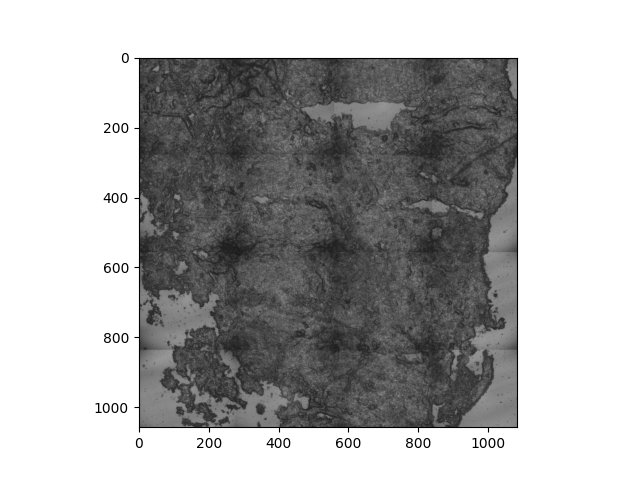
#> input picture Leap1_1.png, 640 x 480 px
$ python -i extract_fibre_skeleton.py   (imports and definitions only)
#> lines starting #> are read from the running program, lines starting #| are printed output that depends on the picture; after the words box and inside, x2 and y2 are one past the last pixel; in counts of white or black regions, pixels touching at a corner belong together
#> further down, picture is the input picture: shape (480, 640); min 0, max 255, mean 174.4
#!/usr/bin/env python
"""Fine-grained collagen fibre point-cloud extraction for topological analysis.

Context: `results_analysis/collagen/fiber_segmentation.ipynb` (ark-analysis
fiber_segmentation, Frangi filter + watershed) produces `fiber_object_table.csv`
with only ~2-180 (median 61) fused "fibre" objects per ROI -- each one an
ellipse fit to a merged blob of collagen signal, not an individual strand.
That's too coarse for network-topology TDA (persistent homology on the actual
fibre mesh: crossings, loops, branch structure).

This script instead re-segments the raw collagen channel per FOV with a
simpler, higher-resolution pipeline matching what Fig 6 describes (Otsu
threshold + edge/ridge extraction), then skeletonizes the mask to a 1px-wide
centerline and labels connected skeleton components as individual strands.
Output is one point per skeleton pixel (with a strand id), which is orders of
magnitude denser than the object table and preserves the mesh's branch/loop
topology.

Usage:
    python extract_fibre_skeleton.py \
        --img-root /mnt/data/Delta_Tissue/IMC/Img_Denoised/contrast_adj \
        --channel Collage-Type_I \
        --out-dir ./fibre_skeletons

Output: one CSV per FOV at <out-dir>/<fov>_fibre_skeleton.csv with columns
    fov, x, y, strand_id
(x = column/centroid-1, y = row/centroid-0, matching the convention used in
tda_pilot/adapter.py for cell point clouds -- 1px = 1um for Hyperion IMC).

With --save-mask, also writes <out-dir>/<fov>_fibre_mask.tiff: the binary
(pre-skeletonization) mask as a zlib-compressed uint8 TIFF.
"""

import argparse
from pathlib import Path

import numpy as np
import pandas as pd
import tifffile
from scipy import ndimage as ndi
from skimage.filters import threshold_otsu
from skimage.measure import label
from skimage.morphology import remove_small_objects, skeletonize


def segment_fov(
    img: np.ndarray, min_object_size: int = 20, gaussian_sigma: float = 0.0
) -> tuple[np.ndarray, np.ndarray]:
    """Otsu-threshold + skeletonize a single-channel collagen image.

    Args:
        img: raw single-channel intensity image (e.g. Collage-Type_I.tiff)
        min_object_size: prune connected components smaller than this many
            pixels before skeletonizing, to avoid speckle noise producing
            spurious isolated skeleton points
        gaussian_sigma: optional light blur before thresholding (0 = off).
            IMC data is often already denoised upstream (Img_Denoised); only
            add blur here if the raw mask looks speckled.

    Returns:
        (skeleton, mask): boolean skeleton and boolean binary mask, both the
        same shape as img.
    """
#> called with min_object_size = 20, gaussian_sigma = 0
    work = img.astype(float)
    if gaussian_sigma > 0:
        work = ndi.gaussian_filter(work, sigma=gaussian_sigma)

    mask = work > threshold_otsu(work)
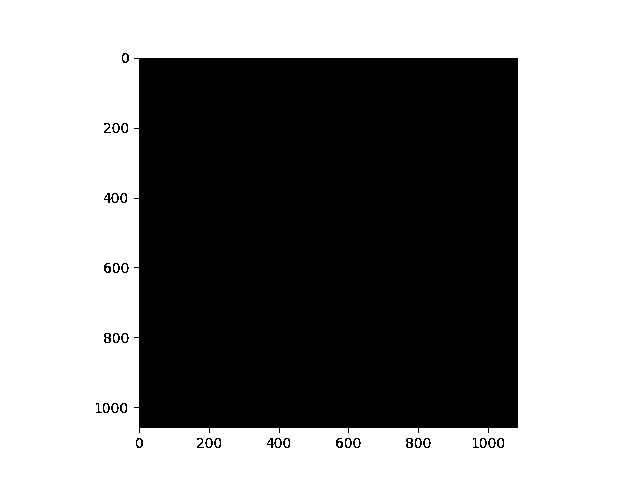
#> mask: shape (480, 640) bool; 54% white; 33 black regions (2 under 20 px), largest, box (x1, y1, x2, y2) and area: (134, 58, 518, 433) 140290, (104, 193, 119, 203) 66, (267, 438, 282, 448) 66
    mask = remove_small_objects(mask, min_size=min_object_size)
#> mask: shape (480, 640) bool; 53.9% white; 33 black regions (2 under 20 px), largest, box (x1, y1, x2, y2) and area: (134, 58, 518, 433) 140290, (104, 193, 119, 203) 73, (267, 438, 282, 448) 73
    return skeletonize(mask), mask


# [69 lines left out: functions skeleton_to_points, main, not called in this run]


# [2 lines not run here, left out]

>>> import cv2
>>> picture = cv2.imread('../Leap1_1.png', cv2.IMREAD_GRAYSCALE)
>>> result = segment_fov(picture)

$ run again, on cd45.png
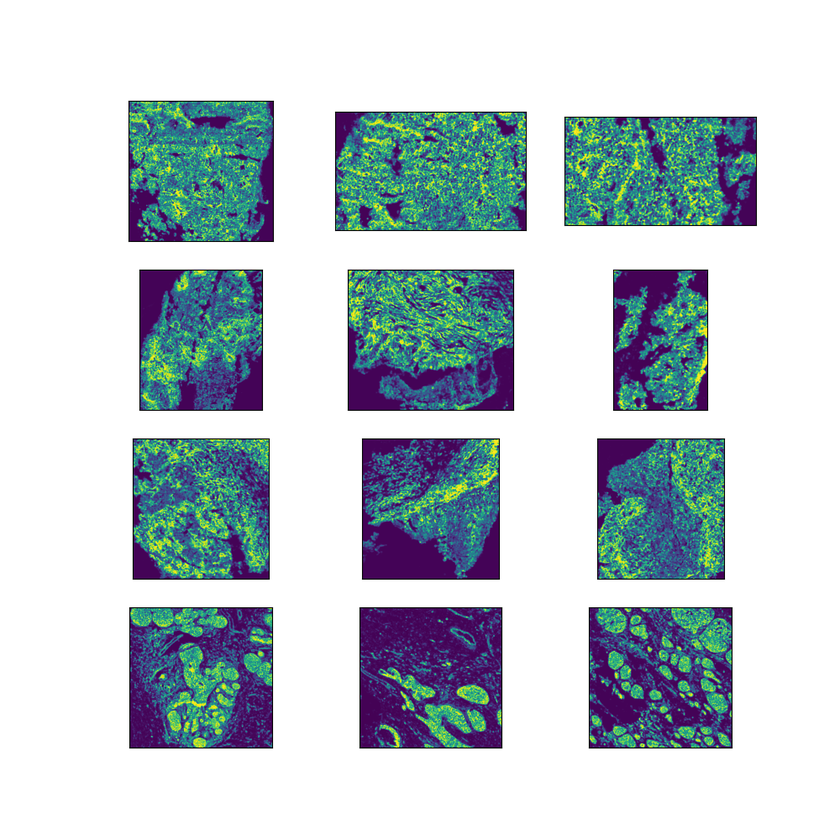
#> input picture cd45.png, 840 x 840 px, shrunk from 1000 x 1000 before the run
#> in segment_fov, `mask = work > threshold_otsu(work)`:
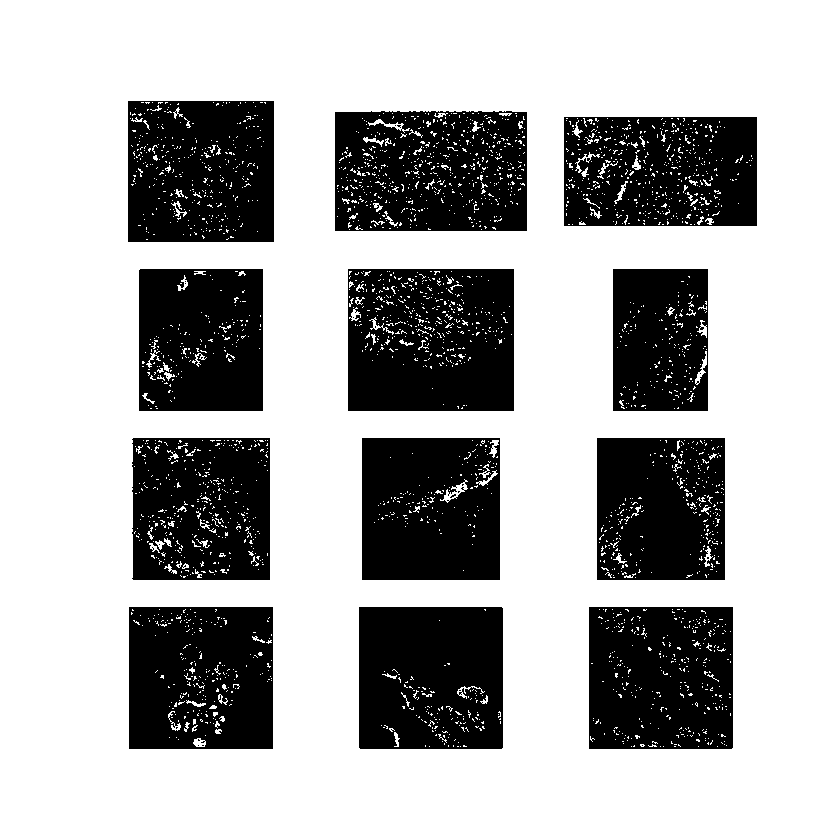
#> mask: shape (840, 840) bool; 68.3% white; 36 black regions (24 under 20 px), largest, box (x1, y1, x2, y2) and area: (348, 269, 514, 411) 22107, (335, 111, 527, 231) 20759, (359, 607, 503, 749) 19795
#> in segment_fov, `mask = remove_small_objects(mask, min_size=min_object_size)`:
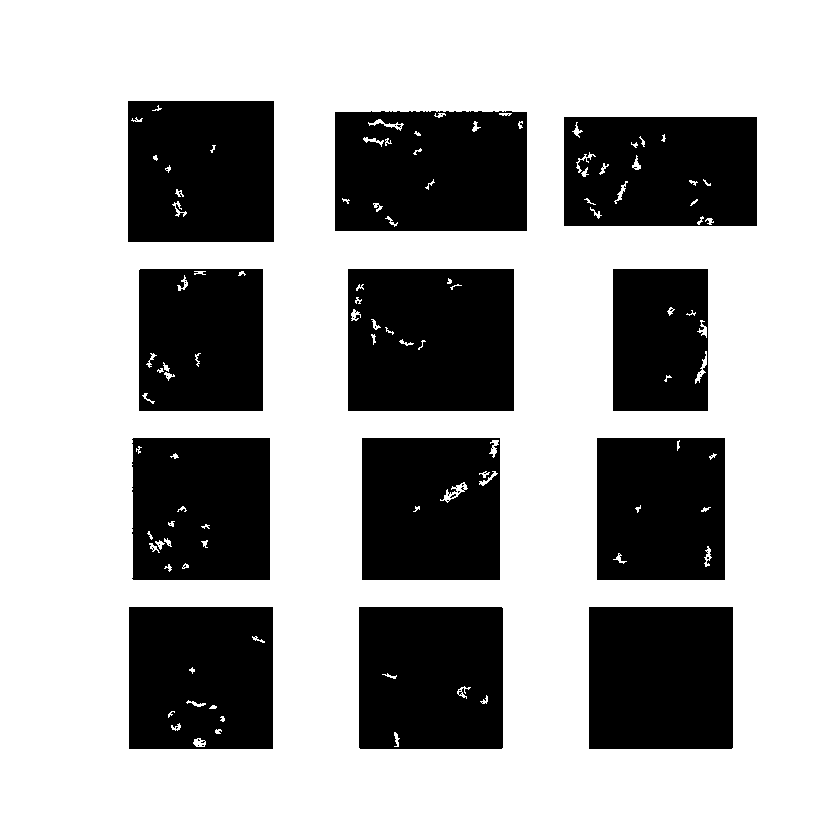
#> mask: shape (840, 840) bool; 66.8% white; 33 black regions (21 under 20 px), largest, box (x1, y1, x2, y2) and area: (348, 269, 514, 411) 23260, (335, 111, 527, 231) 22367, (589, 607, 733, 749) 20447

$ run again, on co_occurrence_End_Fib.png
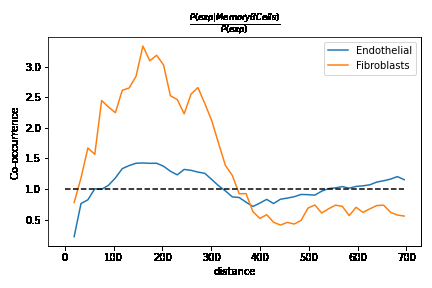
#> input picture co_occurrence_End_Fib.png, 432 x 288 px
#> in segment_fov, `mask = work > threshold_otsu(work)`:
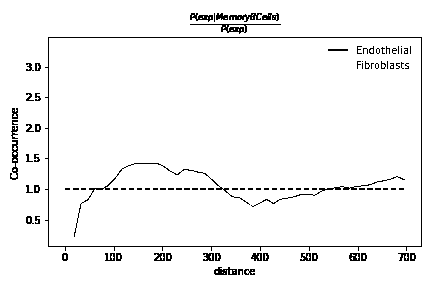
#> mask: shape (288, 432) bool; 96.3% white; black in thin lines or dots, all inside (x1, y1, x2, y2) = (10, 13, 422, 275)
#> in segment_fov, `mask = remove_small_objects(mask, min_size=min_object_size)`:
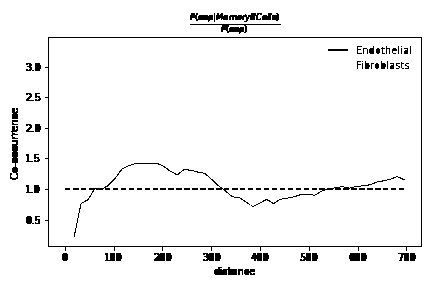
#> mask: shape (288, 432) bool; 96% white; 101 black regions (51 under 20 px), largest, box (x1, y1, x2, y2) and area: (45, 37, 422, 251) 1214, (74, 163, 250, 237) 301, (190, 24, 281, 34) 228

$ run again, on co_occurrence_all.png
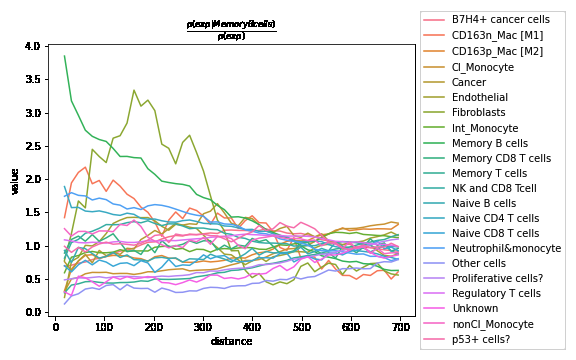
#> input picture co_occurrence_all.png, 576 x 360 px
#> in segment_fov, `mask = work > threshold_otsu(work)`:
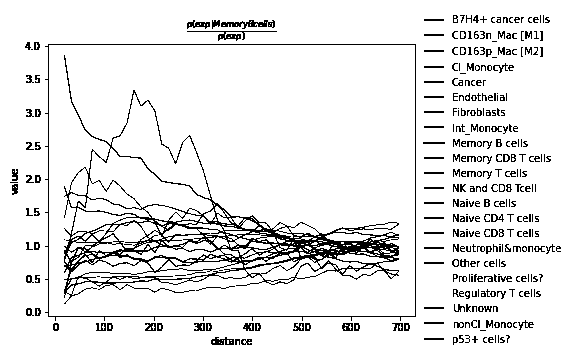
#> mask: shape (360, 576) bool; 91.3% white; black in thin lines or dots, all inside (x1, y1, x2, y2) = (10, 15, 561, 345)
#> in segment_fov, `mask = remove_small_objects(mask, min_size=min_object_size)`:
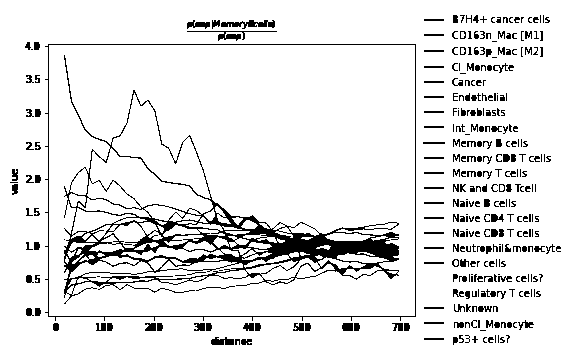
#> mask: shape (360, 576) bool; 90.4% white; 339 black regions (138 under 20 px), largest, box (x1, y1, x2, y2) and area: (64, 55, 399, 304) 9696, (45, 44, 416, 321) 1337, (221, 20, 275, 29) 259
